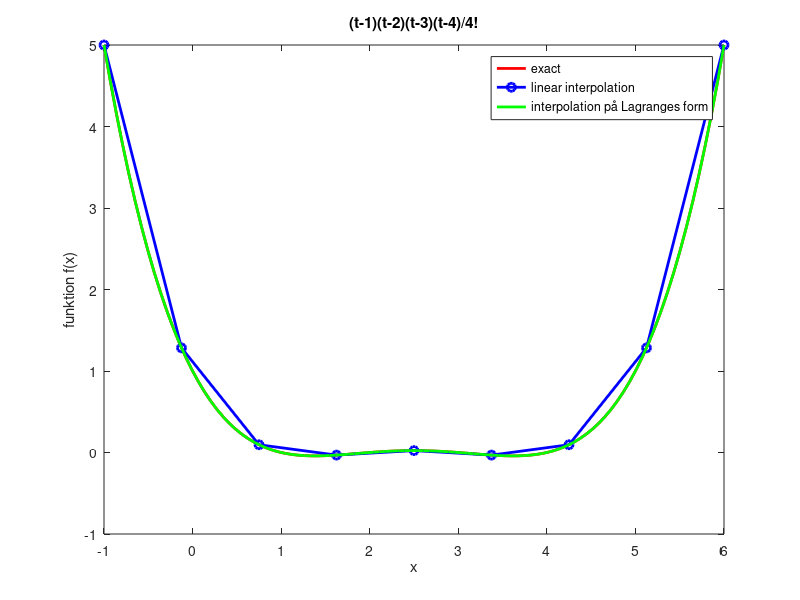
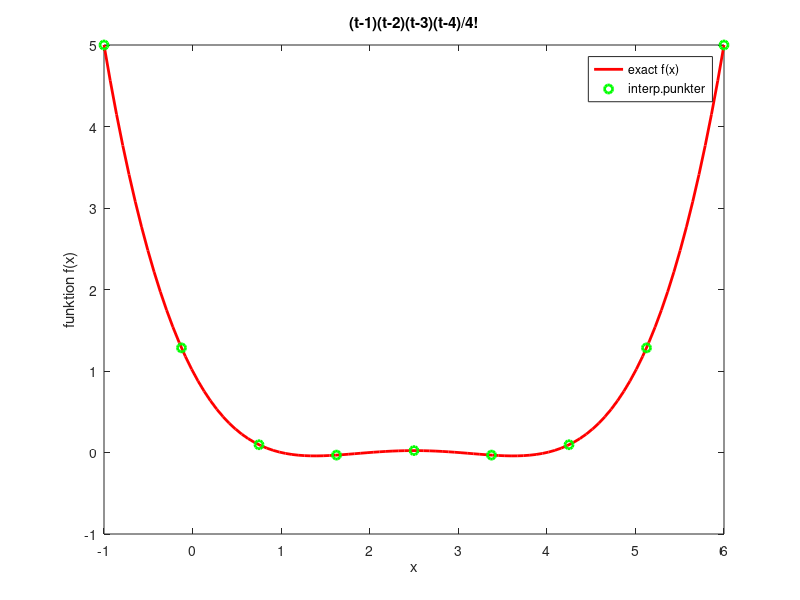
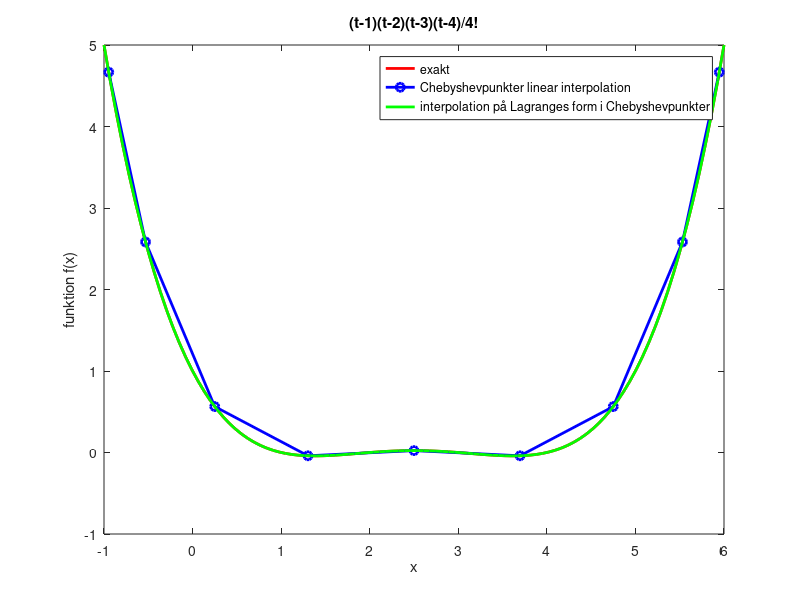
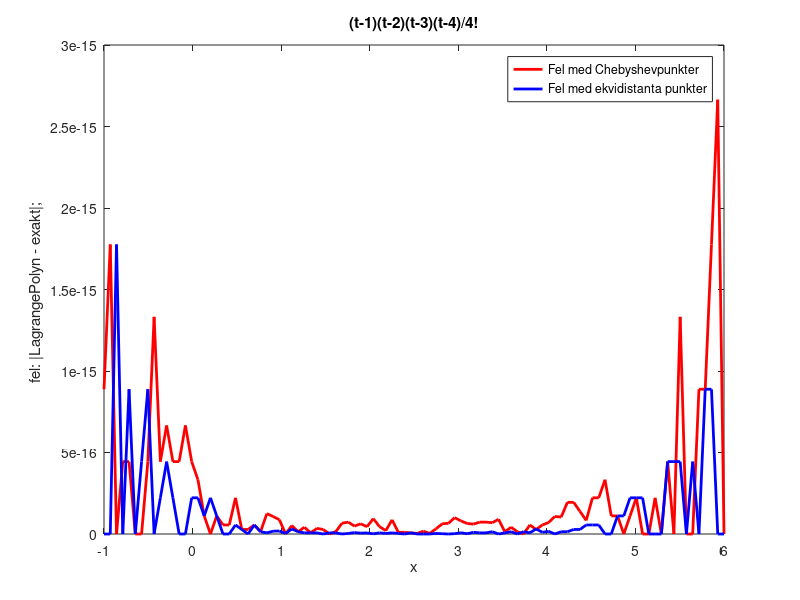

Write the MATLAB code that produced these figures, in order.
close all;


fun = @(x)((x-1)*(x-2)*(x-3)*(x-4))/(1*2*3*4);

% definition av interpolation intervalet [n,p]

n= -1;
p= 6.0

fun_exact = 0;
fun_val = 0;

% vi vill interpolera i 9 punkter
N = 9;
 x = linspace(n, p, N);

%x(2) = -2.75;
%x(8) = 2.75;

%x(2) = -2.6;
%x(3) = -1.9;
%x(7) = 1.9;
%x(8) = 2.6;


x_exact = linspace(n, p);




% beräknar y_k = func_val(x(i)) för interpolation
for i = 1:N
	  func_val(i) =fun(x(i));
l(i) = 1;
l_nom(i) = 1;
l_denom(i)=1;
end

			 

for i = 1:size(x_exact,2)
	  func_exact(i) =fun(x_exact(i));



Lagrange_pol_nom1(i) =    (x_exact(i) -x(2))*(x_exact(i)-x(3))*(x_exact(i)-x(4))*(x_exact(i)-x(5))*(x_exact(i)-x(6))*(x_exact(i)-x(7))*(x_exact(i)-x(8))*(x_exact(i)-x(9));

Lagrange_pol_denom1(i) = (x(1)- x(2))*(x(1)-x(3))*(x(1)-x(4))*(x(1)-x(5))*(x(1)-x(6))*(x(1)-x(7))*(x(1)-x(8))*(x(1)-x(9));

Lagrange_pol1(i) = fun(x(1))*(Lagrange_pol_nom1(i)/Lagrange_pol_denom1(i));


Lagrange_pol_nom2(i) =    (x_exact(i) -x(1))*(x_exact(i)-x(3))*(x_exact(i)-x(4))*(x_exact(i)-x(5))*(x_exact(i)-x(6))*(x_exact(i)-x(7))*(x_exact(i)-x(8))*(x_exact(i)-x(9));

Lagrange_pol_denom2(i) =  (x(2)- x(1))*(x(2)-x(3))*(x(2)-x(4))*(x(2)-x(5))*(x(2)-x(6))*(x(2)-x(7))*(x(2)-x(8))*(x(2)-x(9));

Lagrange_pol2(i) = fun(x(2))*(Lagrange_pol_nom2(i)/Lagrange_pol_denom2(i));



Lagrange_pol_nom3(i) =  (x_exact(i) -x(1))*(x_exact(i)-x(2))*(x_exact(i)-x(4))*(x_exact(i)-x(5))*(x_exact(i)-x(6))*(x_exact(i)-x(7))*(x_exact(i)-x(8))*(x_exact(i)-x(9));

Lagrange_pol_denom3(i) = (x(3)- x(1))*(x(3)-x(2))*(x(3)-x(4))*(x(3)-x(5))*(x(3)-x(6))*(x(3)-x(7))*(x(3)-x(8))*(x(3)-x(9));

Lagrange_pol3(i) = fun(x(3))*(Lagrange_pol_nom3(i)/Lagrange_pol_denom3(i));


Lagrange_pol_nom4(i) =  (x_exact(i) -x(1))*(x_exact(i)-x(2))*(x_exact(i)-x(3))*(x_exact(i)-x(5))*(x_exact(i)-x(6))*(x_exact(i)-x(7))*(x_exact(i)-x(8))*(x_exact(i)-x(9));

Lagrange_pol_denom4(i) = (x(4)- x(1))*(x(4)-x(2))*(x(4)-x(3))*(x(4)-x(5))*(x(4)-x(6))*(x(4)-x(7))*(x(4)-x(8))*(x(4)-x(9));

Lagrange_pol4(i) = fun(x(4))*(Lagrange_pol_nom4(i)/Lagrange_pol_denom4(i));



Lagrange_pol_nom5(i) =  (x_exact(i) -x(1))*(x_exact(i)-x(2))*(x_exact(i)-x(3))*(x_exact(i)-x(4))*(x_exact(i)-x(6))*(x_exact(i)-x(7))*(x_exact(i)-x(8))*(x_exact(i)-x(9));

Lagrange_pol_denom5(i) = (x(5)- x(1))*(x(5)-x(2))*(x(5)-x(3))*(x(5)-x(4))*(x(5)-x(6))*(x(5)-x(7))*(x(5)-x(8))*(x(5)-x(9));

Lagrange_pol5(i) = fun(x(5))*(Lagrange_pol_nom5(i)/Lagrange_pol_denom5(i));



Lagrange_pol_nom6(i) =  (x_exact(i) -x(1))*(x_exact(i)-x(2))*(x_exact(i)-x(3))*(x_exact(i)-x(4))*(x_exact(i)-x(5))*(x_exact(i)-x(7))*(x_exact(i)-x(8))*(x_exact(i)-x(9));

Lagrange_pol_denom6(i) = (x(6)- x(1))*(x(6)-x(2))*(x(6)-x(3))*(x(6)-x(4))*(x(6)-x(5))*(x(6)-x(7))*(x(6)-x(8))*(x(6)-x(9));

Lagrange_pol6(i) = fun(x(6))*(Lagrange_pol_nom6(i)/Lagrange_pol_denom6(i));


Lagrange_pol_nom7(i) =  (x_exact(i) -x(1))*(x_exact(i)-x(2))*(x_exact(i)-x(3))*(x_exact(i)-x(4))*(x_exact(i)-x(5))*(x_exact(i)-x(6))*(x_exact(i)-x(8))*(x_exact(i)-x(9));
Lagrange_pol_denom7(i) = (x(7)- x(1))*(x(7)-x(2))*(x(7)-x(3))*(x(7)-x(4))*(x(7)-x(5))*(x(7)-x(6))*(x(7)-x(8))*(x(7)-x(9));
Lagrange_pol7(i) = fun(x(7))*(Lagrange_pol_nom7(i)/Lagrange_pol_denom7(i));


Lagrange_pol_nom8(i) =  (x_exact(i) -x(1))*(x_exact(i)-x(2))*(x_exact(i)-x(3))*(x_exact(i)-x(4))*(x_exact(i)-x(5))*(x_exact(i)-x(6))*(x_exact(i)-x(7))*(x_exact(i)-x(9));

Lagrange_pol_denom8(i) = (x(8)- x(1))*(x(8)-x(2))*(x(8)-x(3))*(x(8)-x(4))*(x(8)-x(5))*(x(8)-x(6))*(x(8)-x(7))*(x(8)-x(9));

Lagrange_pol8(i) = fun(x(8))*(Lagrange_pol_nom8(i)/Lagrange_pol_denom8(i));


Lagrange_pol_nom9(i) =  (x_exact(i) -x(1))*(x_exact(i)-x(2))*(x_exact(i)-x(3))*(x_exact(i)-x(4))*(x_exact(i)-x(5))*(x_exact(i)-x(6))*(x_exact(i)-x(7))*(x_exact(i)-x(8));

Lagrange_pol_denom9(i) = (x(9)- x(1))*(x(9)-x(2))*(x(9)-x(3))*(x(9)-x(4))*(x(9)-x(5))*(x(9)-x(6))*(x(9)-x(7))*(x(9)-x(8));

Lagrange_pol9(i) = fun(x(9))*(Lagrange_pol_nom9(i)/Lagrange_pol_denom9(i));

Lagrange_pol(i) = Lagrange_pol1(i)+Lagrange_pol2(i)+Lagrange_pol3(i)+Lagrange_pol4(i)+Lagrange_pol5(i)+Lagrange_pol6(i)+Lagrange_pol7(i)+Lagrange_pol8(i)+Lagrange_pol9(i);


fellog(i) = log10(abs(Lagrange_pol(i) - func_exact(i)));
fel(i) = abs(Lagrange_pol(i) - func_exact(i));

end


	
figure

plot(x_exact,func_exact, ' r-',  'LineWidth',2)
 hold on
  
plot(x,  func_val,'o b-',  'LineWidth',2)


plot(x_exact,Lagrange_pol, ' g -',  'LineWidth',2)


  
  xlabel('x')
  ylabel('funktion f(x)')
  legend('exact','linear interpolation','interpolation på Lagranges form');
title('(t-1)(t-2)(t-3)(t-4)/4!');

% ******************** plot för föreläsningar


figure

plot(x_exact,func_exact, ' r-',  'LineWidth',2)
 hold on
  
plot(x,  func_val,'o g',  'LineWidth',2)


  xlabel('x')
  ylabel('funktion f(x)')

legend('exact f(x)','interp.punkter');
title('(t-1)(t-2)(t-3)(t-4)/4!');

% interpolation i Chebyshevpunkterna

for k = 1:N	  
	  % cheb(k) = ((p-n)/2.0)*(-1.0 + (k-1)*(2.0/(N-1))) + (n+p)/2;
cheb(k)  = -((p-n)/2.0)*cos(((2.0*k-1)*pi)/(2.0*N))+ (n+p)/2.0;

				 x(k) = cheb(k);
                                 func_cheb(k) = fun(x(k));
				 end
				 

for i = 1:size(x_exact,2)
	  func_exact(i) =fun(x_exact(i));



Lagrange_pol_nom1(i) =    (x_exact(i) -x(2))*(x_exact(i)-x(3))*(x_exact(i)-x(4))*(x_exact(i)-x(5))*(x_exact(i)-x(6))*(x_exact(i)-x(7))*(x_exact(i)-x(8))*(x_exact(i)-x(9));

Lagrange_pol_denom1(i) = (x(1)- x(2))*(x(1)-x(3))*(x(1)-x(4))*(x(1)-x(5))*(x(1)-x(6))*(x(1)-x(7))*(x(1)-x(8))*(x(1)-x(9));

Lagrange_pol1(i) = fun(x(1))*(Lagrange_pol_nom1(i)/Lagrange_pol_denom1(i));


Lagrange_pol_nom2(i) =    (x_exact(i) -x(1))*(x_exact(i)-x(3))*(x_exact(i)-x(4))*(x_exact(i)-x(5))*(x_exact(i)-x(6))*(x_exact(i)-x(7))*(x_exact(i)-x(8))*(x_exact(i)-x(9));

Lagrange_pol_denom2(i) =  (x(2)- x(1))*(x(2)-x(3))*(x(2)-x(4))*(x(2)-x(5))*(x(2)-x(6))*(x(2)-x(7))*(x(2)-x(8))*(x(2)-x(9));

Lagrange_pol2(i) = fun(x(2))*(Lagrange_pol_nom2(i)/Lagrange_pol_denom2(i));



Lagrange_pol_nom3(i) =  (x_exact(i) -x(1))*(x_exact(i)-x(2))*(x_exact(i)-x(4))*(x_exact(i)-x(5))*(x_exact(i)-x(6))*(x_exact(i)-x(7))*(x_exact(i)-x(8))*(x_exact(i)-x(9));

Lagrange_pol_denom3(i) = (x(3)- x(1))*(x(3)-x(2))*(x(3)-x(4))*(x(3)-x(5))*(x(3)-x(6))*(x(3)-x(7))*(x(3)-x(8))*(x(3)-x(9));

Lagrange_pol3(i) = fun(x(3))*(Lagrange_pol_nom3(i)/Lagrange_pol_denom3(i));


Lagrange_pol_nom4(i) =  (x_exact(i) -x(1))*(x_exact(i)-x(2))*(x_exact(i)-x(3))*(x_exact(i)-x(5))*(x_exact(i)-x(6))*(x_exact(i)-x(7))*(x_exact(i)-x(8))*(x_exact(i)-x(9));

Lagrange_pol_denom4(i) = (x(4)- x(1))*(x(4)-x(2))*(x(4)-x(3))*(x(4)-x(5))*(x(4)-x(6))*(x(4)-x(7))*(x(4)-x(8))*(x(4)-x(9));

Lagrange_pol4(i) = fun(x(4))*(Lagrange_pol_nom4(i)/Lagrange_pol_denom4(i));



Lagrange_pol_nom5(i) =  (x_exact(i) -x(1))*(x_exact(i)-x(2))*(x_exact(i)-x(3))*(x_exact(i)-x(4))*(x_exact(i)-x(6))*(x_exact(i)-x(7))*(x_exact(i)-x(8))*(x_exact(i)-x(9));

Lagrange_pol_denom5(i) = (x(5)- x(1))*(x(5)-x(2))*(x(5)-x(3))*(x(5)-x(4))*(x(5)-x(6))*(x(5)-x(7))*(x(5)-x(8))*(x(5)-x(9));

Lagrange_pol5(i) = fun(x(5))*(Lagrange_pol_nom5(i)/Lagrange_pol_denom5(i));



Lagrange_pol_nom6(i) =  (x_exact(i) -x(1))*(x_exact(i)-x(2))*(x_exact(i)-x(3))*(x_exact(i)-x(4))*(x_exact(i)-x(5))*(x_exact(i)-x(7))*(x_exact(i)-x(8))*(x_exact(i)-x(9));

Lagrange_pol_denom6(i) = (x(6)- x(1))*(x(6)-x(2))*(x(6)-x(3))*(x(6)-x(4))*(x(6)-x(5))*(x(6)-x(7))*(x(6)-x(8))*(x(6)-x(9));

Lagrange_pol6(i) = fun(x(6))*(Lagrange_pol_nom6(i)/Lagrange_pol_denom6(i));


Lagrange_pol_nom7(i) =  (x_exact(i) -x(1))*(x_exact(i)-x(2))*(x_exact(i)-x(3))*(x_exact(i)-x(4))*(x_exact(i)-x(5))*(x_exact(i)-x(6))*(x_exact(i)-x(8))*(x_exact(i)-x(9));
Lagrange_pol_denom7(i) = (x(7)- x(1))*(x(7)-x(2))*(x(7)-x(3))*(x(7)-x(4))*(x(7)-x(5))*(x(7)-x(6))*(x(7)-x(8))*(x(7)-x(9));
Lagrange_pol7(i) = fun(x(7))*(Lagrange_pol_nom7(i)/Lagrange_pol_denom7(i));


Lagrange_pol_nom8(i) =  (x_exact(i) -x(1))*(x_exact(i)-x(2))*(x_exact(i)-x(3))*(x_exact(i)-x(4))*(x_exact(i)-x(5))*(x_exact(i)-x(6))*(x_exact(i)-x(7))*(x_exact(i)-x(9));

Lagrange_pol_denom8(i) = (x(8)- x(1))*(x(8)-x(2))*(x(8)-x(3))*(x(8)-x(4))*(x(8)-x(5))*(x(8)-x(6))*(x(8)-x(7))*(x(8)-x(9));

Lagrange_pol8(i) = fun(x(8))*(Lagrange_pol_nom8(i)/Lagrange_pol_denom8(i));


Lagrange_pol_nom9(i) =  (x_exact(i) -x(1))*(x_exact(i)-x(2))*(x_exact(i)-x(3))*(x_exact(i)-x(4))*(x_exact(i)-x(5))*(x_exact(i)-x(6))*(x_exact(i)-x(7))*(x_exact(i)-x(8));

Lagrange_pol_denom9(i) = (x(9)- x(1))*(x(9)-x(2))*(x(9)-x(3))*(x(9)-x(4))*(x(9)-x(5))*(x(9)-x(6))*(x(9)-x(7))*(x(9)-x(8));

Lagrange_pol9(i) = fun(x(9))*(Lagrange_pol_nom9(i)/Lagrange_pol_denom9(i));

Lagrange_pol(i) = Lagrange_pol1(i)+Lagrange_pol2(i)+Lagrange_pol3(i)+Lagrange_pol4(i)+Lagrange_pol5(i)+Lagrange_pol6(i)+Lagrange_pol7(i)+Lagrange_pol8(i)+Lagrange_pol9(i);


fellog_cheb(i) = log10(abs(Lagrange_pol(i) - func_exact(i)));
fel_cheb(i) = abs(Lagrange_pol(i) - func_exact(i));
end


figure

plot(x_exact,func_exact, ' r-',  'LineWidth',2)
 hold on
  
plot(x,  func_cheb,'o b-',  'LineWidth',2)


plot(x_exact,Lagrange_pol, ' g -',  'LineWidth',2)


  
  xlabel('x')
  ylabel('funktion f(x)')
  legend('exakt','Chebyshevpunkter linear interpolation','interpolation på Lagranges form i Chebyshevpunkter');
 % title(['x(1)=',num2str(x(1)),', x(2)= ',num2str(x(2))])
title('(t-1)(t-2)(t-3)(t-4)/4!');

	
figure

 plot(x_exact,fel_cheb, ' r -',  'LineWidth',2);


hold on

 plot(x_exact,fel, ' b -',  'LineWidth',2);
 xlabel('x')
  ylabel('fel: |LagrangePolyn - exakt|; ')
  legend('Fel med Chebyshevpunkter','Fel med ekvidistanta punkter');

title('(t-1)(t-2)(t-3)(t-4)/4!');
 
figure

 plot(x_exact,fellog_cheb, ' r -',  'LineWidth',2);


hold on

 plot(x_exact,fellog, ' b -',  'LineWidth',2);
 xlabel('x')
  ylabel('fel: log10|LagrangePolyn - exakt|; ')
  legend('Log10-fel med Chebyshevpunkter','Log10-fel med ekvidistanta punkter');
